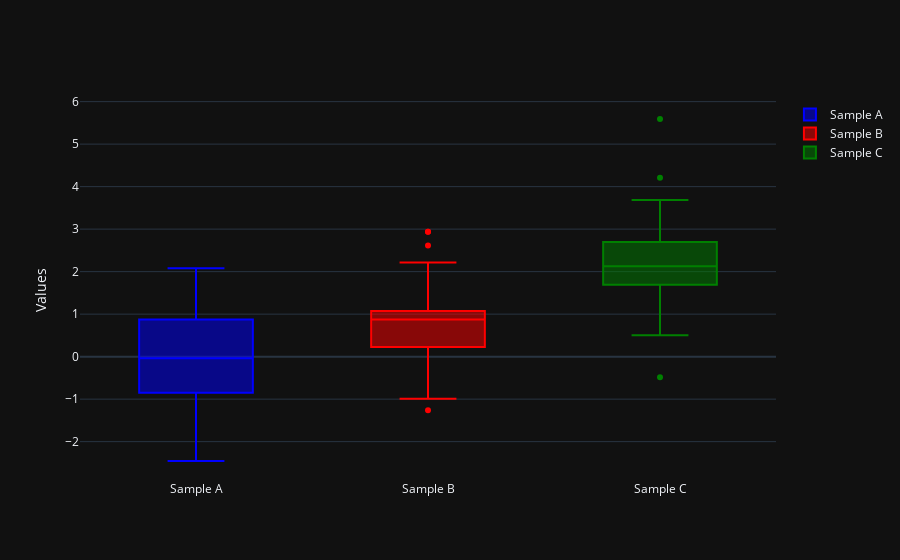

Notebook code cell kept with this figure:
### Markdown cell above
##### 1. In the same figure, plot the 3 distributions as box plots as shown in the image. In this exercise the style is not important.

### Code cell
trace_a = go.Box(y=y0, name='Sample A', marker=dict(color='blue'), boxpoints='outliers')
trace_b = go.Box(y=y1, name='Sample B', marker=dict(color='red'), boxpoints='outliers')
trace_c = go.Box(y=y2, name='Sample C', marker=dict(color='green'), boxpoints='outliers')

fig = go.Figure(data=[trace_a, trace_b, trace_c])

fig.update_layout(
    yaxis_title='Values',
    template='plotly_dark'
)

fig.show()

### Figure 1 — Plotly figure (JSON) as saved in the notebook; plotly's stock layout.template omitted (floating-point values rounded to 4 significant figures)
{"data": [{"boxpoints": "outliers", "marker": {"color": "blue"}, "name": "Sample A", "type": "box", "y": [-0.8054, -1.379, 0.1069, 1.016, -0.451, 0.1017, -1.094, 1.13, -0.8141, -0.2771, 0.6838, -1.018, 0.2357, 1.577, 0.3118, -0.7061, -0.6963, 0.6109, -2.122, -0.3106, -0.9189, -0.3869, 0.9125, 1.057, 0.02889, -0.6191, -0.6233, -0.9375, -1.934, -0.05563, -2.455, -1.449, 0.7907, 1.618, 1.902, 0.2676, -0.01576, 0.8727, -1.252, -0.5701, -1.154, 1.233, 1.565, 2.083, -1.823, 0.5466, 0.9248, 1.55, 0.3073, -0.8501]}, {"boxpoints": "outliers", "marker": {"color": "red"}, "name": "Sample B", "type": "box", "y": [1.868, -1.26, 1.54, 1.05, 0.2274, 0.4153, 0.9854, 0.5329, 1.017, 2.617, -0.07893, -0.9873, -0.4671, 0.5393, 1.031, -0.04636, 0.9719, 1.348, 0.9612, -0.2671, 0.5878, 0.8697, -0.9928, 1.464, 0.005255, 0.529, 2.941, 2.215, 0.7316, 0.1526, 0.2475, 0.1554, 1.959, 0.3936, 0.948, 0.8803, 1.408, 1.705, 0.9962, 1.003, 0.9898, 0.6533, 1.598, 0.3698, -0.1649, 1.072, 0.7886, -0.3688, 2.936, 1.02]}, {"boxpoints": "outliers", "marker": {"color": "green"}, "name": "Sample C", "type": "box", "y": [2.429, 2.031, 5.592, 2.079, 1.915, 1.129, 1.937, 2.906, 3.685, 2.645, 1.693, 1.383, 0.9534, 3.632, 0.5022, 2.859, 1.23, 2.11, 0.5232, 1.339, 1.804, 3.074, 4.211, 2.656, 2.387, 2.696, 2.234, 1.568, 3.512, 2.207, 1.102, 1.227, 2.34, 2.485, 1.944, 1.826, 3.426, 2.548, 2.089, 3.267, 2.141, 2.785, -0.4849, 0.9793, 2.531, 1.745, 3.234, 1.728, 1.737, 2.681]}], "layout": {"yaxis": {"title": {"text": "Values"}}}}
